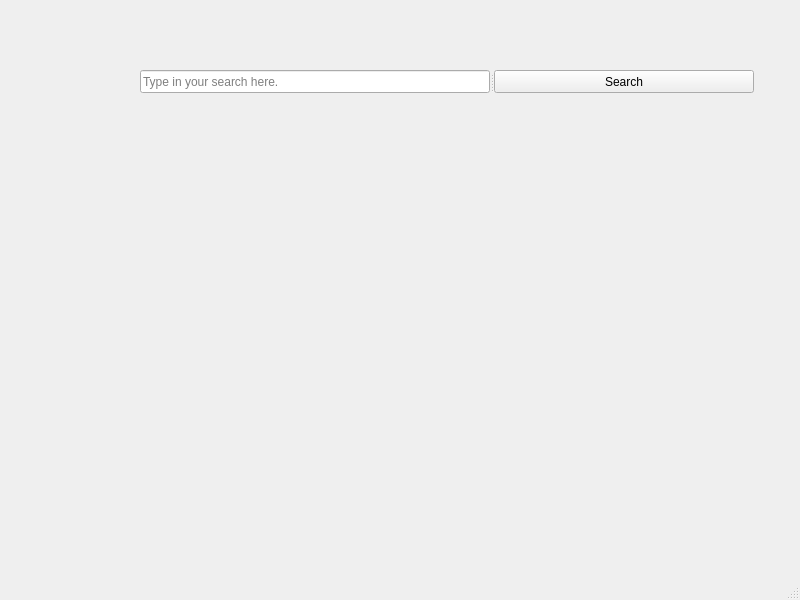
<?xml version="1.0" encoding="UTF-8"?>
<ui version="4.0">
 <class>MainWindow</class>
 <widget class="QMainWindow" name="MainWindow">
  <property name="geometry">
   <rect>
    <x>0</x>
    <y>0</y>
    <width>800</width>
    <height>600</height>
   </rect>
  </property>
  <property name="windowTitle">
   <string>myt</string>
  </property>
  <widget class="QWidget" name="centralwidget">
   <widget class="QSplitter" name="splitter">
    <property name="geometry">
     <rect>
      <x>140</x>
      <y>70</y>
      <width>614</width>
      <height>23</height>
     </rect>
    </property>
    <property name="orientation">
     <enum>Qt::Horizontal</enum>
    </property>
    <widget class="QLineEdit" name="lineEdit">
     <property name="placeholderText">
      <string>Type in your search here.</string>
     </property>
    </widget>
    <widget class="QPushButton" name="pushButton_2">
     <property name="text">
      <string>Search</string>
     </property>
    </widget>
   </widget>
  </widget>
  <widget class="QStatusBar" name="statusbar"/>
 </widget>
 <resources/>
 <connections/>
</ui>
